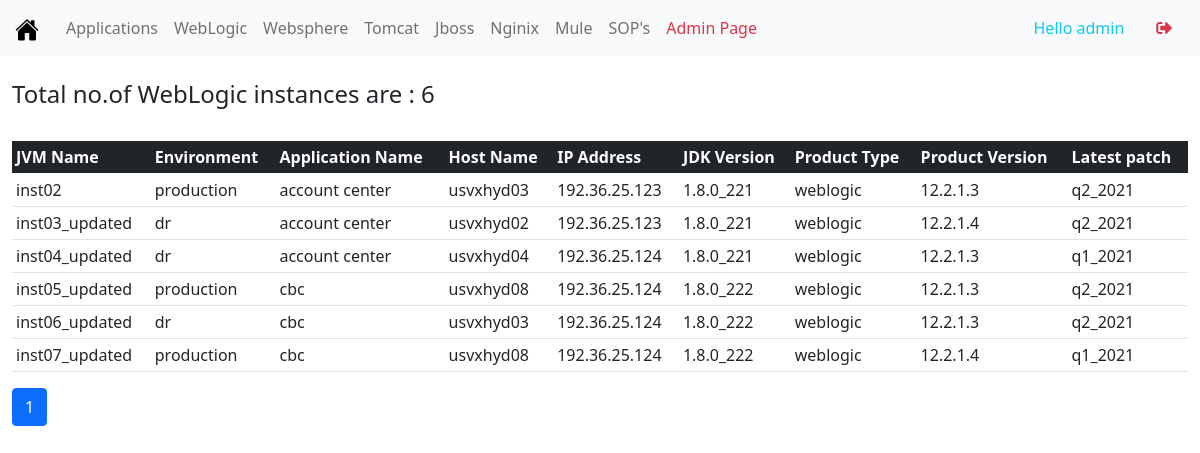
Page /weblogic (signed in) on the committed database.
### website/models.py (models this page shows, shortened)
class User(db.Model, UserMixin):
    id = db.Column(db.Integer, primary_key=True)
    user_name = db.Column(db.String(20), nullable=False)
    email = db.Column(db.String(20), unique=True, nullable=False)
    password = db.Column(db.String(120), nullable=False)
    role = db.Column(db.String(20), default='user')

class Jvm(db.Model):
    id = db.Column(db.Integer, primary_key=True)
    jvm_name = db.Column(db.String(20), nullable=False)
    environment_name = db.Column(db.String(20), nullable=False)
    application_name = db.Column(db.String(20), db.ForeignKey('application.app_name'), nullable=False)
    host_name = db.Column(db.String(20), nullable=False)
    ip_name = db.Column(db.Text(20), nullable=False)
    jdk_version = db.Column(db.String(20), nullable=False)
    product_type = db.Column(db.String(20), nullable=False)
    product_version = db.Column(db.String(20), nullable=False)
    patch_level = db.Column(db.String(20), nullable=False)

### website/instances/routes.py (the view)
@instances.route('/weblogic')
@login_required
def get_weblogic():
    page = request.args.get('page', 1, type=int)
    wl_instances = Jvm.query.filter_by(product_type='weblogic').paginate(page=page, per_page=15)
    wl_count = wl_instances.total
    return render_template('weblogic.html', title='WebLogic', jvms=wl_instances, count=wl_count)

### website/models.py (called while the page is built)
@login_manager.user_loader
def load_user(user_id):
    return User.query.get(int(user_id))

### website/templates/weblogic.html
{% extends 'layout.html' %}
{% block content %}
<br>
{% if count == 0 %}
  <h4>Total no.of WebLogic instances are : 0 </h4>
{% else %}
<h4>Total no.of WebLogic instances are : {{ count }} </h4>
{% endif %}
<br>
<table class="table table-sm">
  <thead class="table-dark">
    <tr>
      <th scope="col">JVM Name</th>
      <th scope="col">Environment</th>
      <th scope="col">Application Name</th>
      <th scope="col">Host Name</th>
      <th scope="col">IP Address</th>
      <th scope="col">JDK Version</th>
      <th scope="col">Product Type</th>
      <th scope="col">Product Version</th>
      <th scope="col">Latest patch</th>
    </tr>
  </thead>
  <tbody>
    {% for jvm in jvms.items %}
    <tr>
        <td>{{ jvm.jvm_name }}</td>
        <td>{{ jvm.environment_name }}</td>
        <td>{{ jvm.application_name }}</td>
        <td>{{ jvm.host_name }}</td>
        <td>{{ jvm.ip_name }}</td>
        <td>{{ jvm.jdk_version }}</td>
        <td>{{ jvm.product_type }}</td>
        <td>{{ jvm.product_version }}</td>
        <td>{{ jvm.patch_level }}</td>
      </tr>
      {% endfor %}
  </tbody>
</table>
{% for page_num in jvms.iter_pages(left_edge=1, right_edge=1, left_current=1, right_current=2) %}
  {% if page_num %}
    {% if jvms.page == page_num %}
      <a class="btn btn-primary mb-4" href="{{ url_for('instances.get_weblogic', page=page_num)}}">{{ page_num }}</a>
    {% else %}
      <a class="btn btn-outline-primary mb-4" href="{{ url_for('instances.get_weblogic', page=page_num)}}">{{ page_num }}</a>
    {% endif %}
  {% else %}
    ...
  {% endif %}
{% endfor %}
{% endblock content %}

### website/templates/layout.html (shortened to what this page needs)
<!DOCTYPE html>
<html>
<head>
    <link href="https://cdn.jsdelivr.net/npm/bootstrap@5.0.0-beta3/dist/css/bootstrap.min.css" rel="stylesheet">
    <link rel="stylesheet" type="text/css" href="#">
    <link rel="stylesheet" href="https://use.fontawesome.com/releases/v5.7.0/css/all.css">
</head>
<body>
    <nav class="navbar navbar-expand-lg navbar-light bg-light">
        <div class="container-fluid">
          <a class="navbar-brand" href="{{ url_for('main.home') }}">
            <img src="{{ url_for('static', filename='home.svg')}}" alt="" width="30" height="24">
          </a>
          <div class="collapse navbar-collapse" id="navbarSupportedContent">
            <ul class="navbar-nav me-auto mb-2 mb-lg-0">
              <li class="nav-item">
                <a class="nav-link" aria-current="page" href="{{ url_for('apps.get_applications') }}">Applications</a>
              </li>
              <li class="nav-item">
                <a class="nav-link" href="{{ url_for('instances.get_weblogic') }}">WebLogic</a>
              </li>
              <li class="nav-item">
                <a class="nav-link" href="{{ url_for('instances.get_websphere') }}">Websphere</a>
              </li>
              <li class="nav-item">
                <a class="nav-link" href="{{ url_for('instances.get_tomcat') }}">Tomcat</a>
              </li>
              <li class="nav-item">
                <a class="nav-link" href="{{ url_for('instances.get_jboss') }}">Jboss</a>
              </li>
              <li class="nav-item">
                <a class="nav-link" href="{{ url_for('instances.get_nginx') }}">Nginix</a>
              </li>
              <li class="nav-item">
                <a class="nav-link" href="#">Mule</a>
              </li>
              <li class="nav-item">
                <a class="nav-link" href="{{ url_for('sops.get_sops') }}">SOP's</a>
              </li>
              {% if current_user.role == 'super' %}
              <li class="nav-item">
                <a class="nav-link text-danger" href="{{ url_for('users.user_management') }}">Admin Page</a>
              </li>
              {% endif %}
            </ul>
            <form class="d-flex">
              {% if current_user.is_authenticated %}
              <a class="nav-link text-info" href="{{ url_for('users.update_account', email=current_user.email) }}">Hello {{ current_user.user_name }}</a>
              <a class="nav-link text-danger" href="{{ url_for('users.user_logout') }}"><i class="fas fa-sign-out-alt"></i></a>
              {% endif %}
            </form>
          </div>
        </div>
      </nav>
      <div class="container-fluid">
        {% block content %}{% endblock %}
      </div>
</body>
</html>

### rows in the picture
User: user_name "admin"
Jvm: jvm_name "inst02", environment_name "production", application_name "account center", host_name "usvxhyd03", ip_name "192.36.25.123", jdk_version "1.8.0_221", product_type "weblogic", product_version "12.2.1.3", patch_level "q2_2021"
Jvm: jvm_name "inst03_updated", environment_name "dr", application_name "account center", host_name "usvxhyd02", ip_name "192.36.25.123", jdk_version "1.8.0_221", product_type "weblogic", product_version "12.2.1.4", patch_level "q2_2021"
Jvm: jvm_name "inst04_updated", environment_name "dr", application_name "account center", host_name "usvxhyd04", ip_name "192.36.25.124", jdk_version "1.8.0_221", product_type "weblogic", product_version "12.2.1.3", patch_level "q1_2021"
Jvm: jvm_name "inst05_updated", environment_name "production", application_name "cbc", host_name "usvxhyd08", ip_name "192.36.25.124", jdk_version "1.8.0_222", product_type "weblogic", product_version "12.2.1.3", patch_level "q2_2021"
Jvm: jvm_name "inst06_updated", environment_name "dr", application_name "cbc", host_name "usvxhyd03", ip_name "192.36.25.124", jdk_version "1.8.0_222", product_type "weblogic", product_version "12.2.1.3", patch_level "q2_2021"
Jvm: jvm_name "inst07_updated", environment_name "production", application_name "cbc", host_name "usvxhyd08", ip_name "192.36.25.124", jdk_version "1.8.0_222", product_type "weblogic", product_version "12.2.1.4", patch_level "q1_2021"

### other values in the picture
{{ count }} "6"
{{ page_num }} "1"
